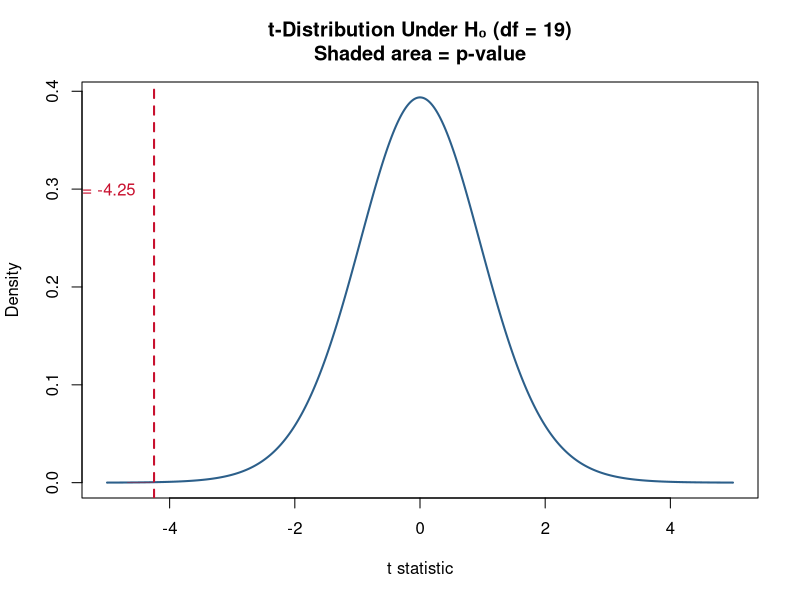
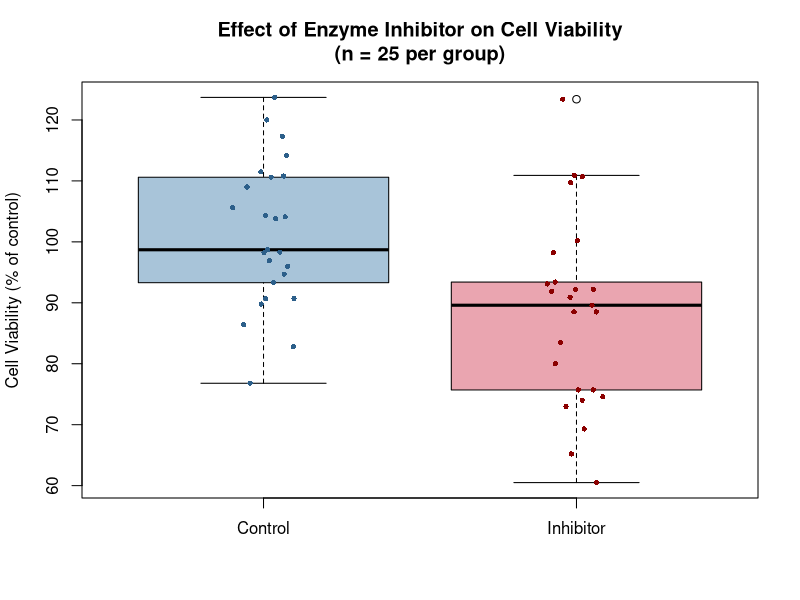

Generate these figures, in order, with R:
## ---- chunk 1
knitr::opts_chunk$set(echo = TRUE)
## ---- chunk 2
# Colony counts (CFU/mL) from 20 antibiotic-treated cultures
set.seed(101)
treated_cfu <- round(rnorm(20, mean = 460, sd = 55))
treated_cfu
## ---- chunk 3
cat("Sample mean:", round(mean(treated_cfu), 1), "CFU/mL\n")
cat("Sample SD:  ", round(sd(treated_cfu), 1), "CFU/mL\n")
cat("n =", length(treated_cfu), "\n")
## ---- chunk 4
# One-sample t-test against mu = 500, one-tailed (less than)
t.test(treated_cfu, mu = 500, alternative = "less")
## ---- chunk 5
# Visualise what the p-value represents
# Under H₀: t-distribution with df = 19
x <- seq(-5, 5, length = 500)
plot(x, dt(x, df = 19),
     type = "l", lwd = 2,
     col  = "#2C5F8A",
     xlab = "t statistic",
     ylab = "Density",
     main = "t-Distribution Under H₀ (df = 19)\nShaded area = p-value")

# Calculate observed t
t_obs <- (mean(treated_cfu) - 500) / (sd(treated_cfu) / sqrt(20))
cat("Observed t-statistic:", round(t_obs, 3), "\n")

# Shade the p-value region (left tail)
x_shade <- seq(-5, t_obs, length = 200)
polygon(c(x_shade, rev(x_shade)),
        c(dt(x_shade, df = 19), rep(0, 200)),
        col = "#C8102E60", border = NA)
abline(v = t_obs, col = "#C8102E", lty = 2, lwd = 2)
text(t_obs - 0.3, 0.3, paste0("t = ", round(t_obs, 2)),
     col = "#C8102E", adj = 1)
## ---- chunk 6
cat("
                     TRUE STATE OF THE WORLD
                  H₀ is true      H₀ is false
              ┌──────────────────────────────────┐
 OUR   Reject │ TYPE I ERROR   │ Correct decision │
DECISION  H₀  │ (False positive) │  (True positive) │
              │ Probability = α  │ Power = 1 - β   │
              ├──────────────────┼──────────────────┤
       Fail   │ Correct decision │ TYPE II ERROR   │
       to     │  (True negative) │ (False negative) │
       reject │                  │ Probability = β  │
              └──────────────────────────────────┘
")
## ---- chunk 7
# The power.t.test() function calculates required sample size
# Suppose the true mean reduction is 50 CFU/mL (delta = 50)
# SD from our pilot data ~ 55 CFU/mL
# We want 80% power at alpha = 0.05 (one-sided)

power.t.test(delta   = 50,
             sd      = 55,
             sig.level  = 0.05,
             power   = 0.80,
             type    = "one.sample",
             alternative = "one.sided")
## ---- chunk 8
# Cell viability (% of control) in two groups
set.seed(202)
control    <- round(rnorm(25, mean = 100, sd = 12), 1)
inhibitor  <- round(rnorm(25, mean = 85,  sd = 14), 1)

cat("Control group:   mean =", round(mean(control), 1),
    "  SD =", round(sd(control), 1), "\n")
cat("Inhibitor group: mean =", round(mean(inhibitor), 1),
    "  SD =", round(sd(inhibitor), 1), "\n")
## ---- chunk 9
# H₀: mean viability is the same in both groups
# H₁: inhibitor reduces viability (mean inhibitor < mean control)
result <- t.test(inhibitor, control,
                 alternative = "less",
                 var.equal   = FALSE)   # Welch's t-test — does not assume equal variances
result
## ---- chunk 10
# Visualise
boxplot(list(Control = control, Inhibitor = inhibitor),
        col  = c("#A8C4D9", "#C8102E60"),
        ylab = "Cell Viability (% of control)",
        main = "Effect of Enzyme Inhibitor on Cell Viability\n(n = 25 per group)")
stripchart(list(Control = control, Inhibitor = inhibitor),
           method   = "jitter",
           vertical = TRUE,
           add      = TRUE,
           pch      = 16, cex = 0.7,
           col      = c("#2C5F8A", "#8B0000"))
## ---- chunk 11
# Calculate Cohen's d manually
cohens_d <- function(x, y) {
  pooled_sd <- sqrt(((length(x) - 1) * var(x) + (length(y) - 1) * var(y)) /
                    (length(x) + length(y) - 2))
  d <- (mean(x) - mean(y)) / pooled_sd
  return(d)
}

d <- cohens_d(control, inhibitor)
cat("Cohen's d:", round(d, 3), "\n")
## ---- chunk 12
# Same data, two-sided test (H₁: means are different, direction unspecified)
t.test(inhibitor, control, alternative = "two.sided", var.equal = FALSE)
